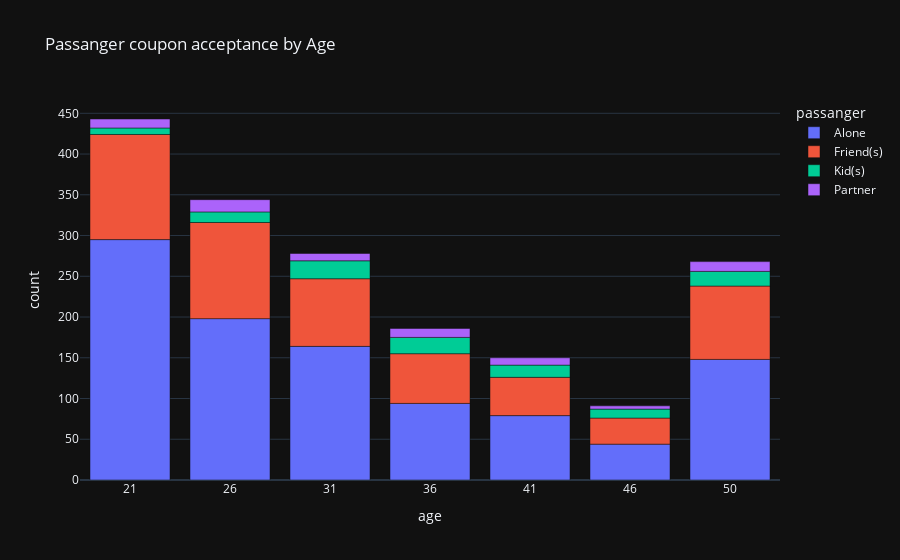

The notebook cell saved with this chart:
### Code cell
px.bar(df_carry_gr_ag, x='age', y='count', color='passanger', title='Passanger coupon acceptance by Age')

### Figure 1 — Plotly figure (JSON) as saved in the notebook; plotly's stock layout.template omitted (floating-point values rounded to 4 significant figures)
{"data": [{"alignmentgroup": "True", "hovertemplate": "passanger=Alone<br>age=%{x}<br>count=%{y}<extra></extra>", "legendgroup": "Alone", "marker": {"color": "#636efa", "pattern": {"shape": ""}}, "name": "Alone", "offsetgroup": "Alone", "orientation": "v", "showlegend": true, "textposition": "auto", "x": ["21", "26", "31", "36", "41", "46", "50"], "xaxis": "x", "y": [295, 198, 164, 94, 79, 44, 148], "yaxis": "y", "type": "bar"}, {"alignmentgroup": "True", "hovertemplate": "passanger=Friend(s)<br>age=%{x}<br>count=%{y}<extra></extra>", "legendgroup": "Friend(s)", "marker": {"color": "#EF553B", "pattern": {"shape": ""}}, "name": "Friend(s)", "offsetgroup": "Friend(s)", "orientation": "v", "showlegend": true, "textposition": "auto", "x": ["21", "26", "31", "36", "41", "46", "50"], "xaxis": "x", "y": [129, 118, 83, 61, 47, 32, 90], "yaxis": "y", "type": "bar"}, {"alignmentgroup": "True", "hovertemplate": "passanger=Kid(s)<br>age=%{x}<br>count=%{y}<extra></extra>", "legendgroup": "Kid(s)", "marker": {"color": "#00cc96", "pattern": {"shape": ""}}, "name": "Kid(s)", "offsetgroup": "Kid(s)", "orientation": "v", "showlegend": true, "textposition": "auto", "x": ["21", "26", "31", "36", "41", "46", "50"], "xaxis": "x", "y": [8, 13, 22, 20, 15, 11, 18], "yaxis": "y", "type": "bar"}, {"alignmentgroup": "True", "hovertemplate": "passanger=Partner<br>age=%{x}<br>count=%{y}<extra></extra>", "legendgroup": "Partner", "marker": {"color": "#ab63fa", "pattern": {"shape": ""}}, "name": "Partner", "offsetgroup": "Partner", "orientation": "v", "showlegend": true, "textposition": "auto", "x": ["21", "26", "31", "36", "41", "46", "50"], "xaxis": "x", "y": [11, 15, 9, 11, 9, 4, 12], "yaxis": "y", "type": "bar"}], "layout": {"xaxis": {"anchor": "y", "domain": [0.0, 1.0], "title": {"text": "age"}}, "yaxis": {"anchor": "x", "domain": [0.0, 1.0], "title": {"text": "count"}}, "legend": {"title": {"text": "passanger"}, "tracegroupgap": 0}, "title": {"text": "Passanger coupon acceptance by Age"}, "barmode": "relative"}}
